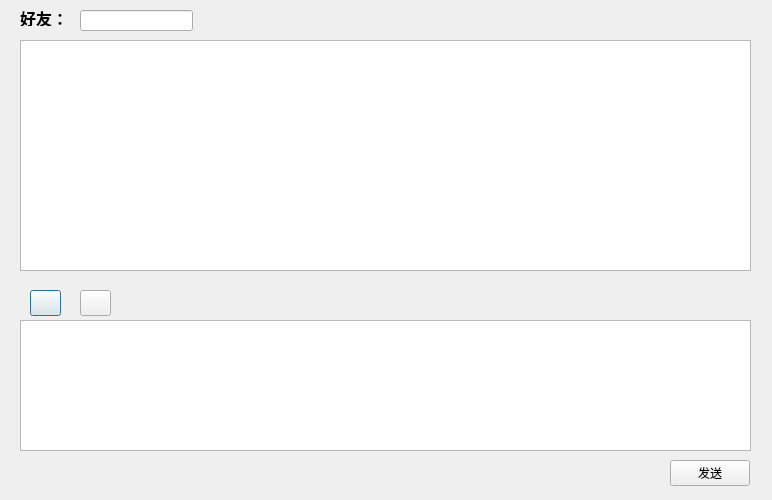
<?xml version="1.0" encoding="UTF-8"?>
<ui version="4.0">
 <class>chat</class>
 <widget class="QDialog" name="chat">
  <property name="geometry">
   <rect>
    <x>0</x>
    <y>0</y>
    <width>772</width>
    <height>500</height>
   </rect>
  </property>
  <property name="windowTitle">
   <string>Dialog</string>
  </property>
  <widget class="QTextEdit" name="messBrowser">
   <property name="geometry">
    <rect>
     <x>20</x>
     <y>40</y>
     <width>731</width>
     <height>231</height>
    </rect>
   </property>
   <property name="readOnly">
    <bool>true</bool>
   </property>
  </widget>
  <widget class="QPushButton" name="pushButton">
   <property name="geometry">
    <rect>
     <x>30</x>
     <y>290</y>
     <width>31</width>
     <height>26</height>
    </rect>
   </property>
   <property name="text">
    <string/>
   </property>
   <property name="icon">
    <iconset>
     <normaloff>:/face/face00.ico</normaloff>:/face/face00.ico</iconset>
   </property>
  </widget>
  <widget class="QPushButton" name="sendButton">
   <property name="geometry">
    <rect>
     <x>670</x>
     <y>460</y>
     <width>80</width>
     <height>26</height>
    </rect>
   </property>
   <property name="text">
    <string>发送</string>
   </property>
  </widget>
  <widget class="QTextEdit" name="messEdit">
   <property name="geometry">
    <rect>
     <x>20</x>
     <y>320</y>
     <width>731</width>
     <height>131</height>
    </rect>
   </property>
  </widget>
  <widget class="QPushButton" name="pushButton_2">
   <property name="geometry">
    <rect>
     <x>80</x>
     <y>290</y>
     <width>31</width>
     <height>26</height>
    </rect>
   </property>
   <property name="text">
    <string/>
   </property>
   <property name="icon">
    <iconset>
     <normaloff>:/ico/tp.png</normaloff>:/ico/tp.png</iconset>
   </property>
  </widget>
  <widget class="QLabel" name="label">
   <property name="geometry">
    <rect>
     <x>20</x>
     <y>10</y>
     <width>51</width>
     <height>16</height>
    </rect>
   </property>
   <property name="font">
    <font>
     <family>Calibri</family>
     <pointsize>12</pointsize>
     <weight>75</weight>
     <bold>true</bold>
    </font>
   </property>
   <property name="text">
    <string>好友：</string>
   </property>
  </widget>
  <widget class="QLineEdit" name="lineEdit">
   <property name="geometry">
    <rect>
     <x>80</x>
     <y>10</y>
     <width>113</width>
     <height>21</height>
    </rect>
   </property>
  </widget>
 </widget>
 <resources/>
 <connections/>
</ui>
